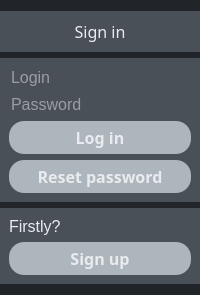
<?xml version="1.0" encoding="UTF-8"?>
<ui version="4.0">
 <class>dialog</class>
 <widget class="QDialog" name="dialog">
  <property name="geometry">
   <rect>
    <x>0</x>
    <y>0</y>
    <width>200</width>
    <height>289</height>
   </rect>
  </property>
  <property name="sizePolicy">
   <sizepolicy hsizetype="Expanding" vsizetype="Expanding">
    <horstretch>0</horstretch>
    <verstretch>0</verstretch>
   </sizepolicy>
  </property>
  <property name="minimumSize">
   <size>
    <width>200</width>
    <height>0</height>
   </size>
  </property>
  <property name="maximumSize">
   <size>
    <width>200</width>
    <height>307</height>
   </size>
  </property>
  <property name="windowTitle">
   <string>Login</string>
  </property>
  <property name="styleSheet">
   <string notr="true">* {
border: none;
background-color: transparent;
background: transparent;
padding: 0;
margin: 0;
}

#dialog {
background-color: #212529;
}

QPushButton {
border-radius: 15px;
padding: 5px 15px;
background-color:  #ADB5BD;
color: #E9ECEF;
}

QPushButton:hover{
background-color:  #6C757D;
}

QPushButton:pressed {
background-color:  #343A40;
}

#header, #mainBody, #registration {
background-color: #495057;
}

QLineEdit {
background: transparent;
color: #E9ECEF;
}

QComboBox, QLabel {
background: transparent;
background-color: #495057;
color: #E9ECEF;
}</string>
  </property>
  <layout class="QVBoxLayout" name="verticalLayout">
   <property name="leftMargin">
    <number>0</number>
   </property>
   <property name="rightMargin">
    <number>0</number>
   </property>
   <item>
    <widget class="QWidget" name="header" native="true">
     <property name="sizePolicy">
      <sizepolicy hsizetype="Expanding" vsizetype="Preferred">
       <horstretch>0</horstretch>
       <verstretch>0</verstretch>
      </sizepolicy>
     </property>
     <property name="minimumSize">
      <size>
       <width>100</width>
       <height>0</height>
      </size>
     </property>
     <layout class="QHBoxLayout" name="horizontalLayout_2">
      <item>
       <widget class="QLabel" name="label_2">
        <property name="font">
         <font>
          <family>Segoe UI Semilight</family>
          <pointsize>12</pointsize>
         </font>
        </property>
        <property name="text">
         <string>Sign in</string>
        </property>
        <property name="alignment">
         <set>Qt::AlignCenter</set>
        </property>
       </widget>
      </item>
     </layout>
    </widget>
   </item>
   <item>
    <widget class="QWidget" name="mainBody" native="true">
     <property name="sizePolicy">
      <sizepolicy hsizetype="Preferred" vsizetype="Expanding">
       <horstretch>0</horstretch>
       <verstretch>0</verstretch>
      </sizepolicy>
     </property>
     <property name="minimumSize">
      <size>
       <width>0</width>
       <height>0</height>
      </size>
     </property>
     <layout class="QVBoxLayout" name="verticalLayout_2">
      <item>
       <widget class="QLineEdit" name="login">
        <property name="font">
         <font>
          <pointsize>12</pointsize>
         </font>
        </property>
        <property name="text">
         <string/>
        </property>
        <property name="maxLength">
         <number>30</number>
        </property>
        <property name="placeholderText">
         <string>Login</string>
        </property>
       </widget>
      </item>
      <item>
       <widget class="QLineEdit" name="pss">
        <property name="font">
         <font>
          <pointsize>12</pointsize>
         </font>
        </property>
        <property name="placeholderText">
         <string>Password</string>
        </property>
       </widget>
      </item>
      <item>
       <widget class="QPushButton" name="loginBtn">
        <property name="sizePolicy">
         <sizepolicy hsizetype="Expanding" vsizetype="Fixed">
          <horstretch>0</horstretch>
          <verstretch>0</verstretch>
         </sizepolicy>
        </property>
        <property name="font">
         <font>
          <family>Segoe UI Semibold</family>
          <pointsize>12</pointsize>
          <bold>true</bold>
         </font>
        </property>
        <property name="cursor">
         <cursorShape>PointingHandCursor</cursorShape>
        </property>
        <property name="text">
         <string>Log in</string>
        </property>
       </widget>
      </item>
      <item>
       <widget class="QPushButton" name="resetPassBtn">
        <property name="sizePolicy">
         <sizepolicy hsizetype="Expanding" vsizetype="Fixed">
          <horstretch>0</horstretch>
          <verstretch>0</verstretch>
         </sizepolicy>
        </property>
        <property name="font">
         <font>
          <family>Segoe UI Semibold</family>
          <pointsize>12</pointsize>
          <bold>true</bold>
         </font>
        </property>
        <property name="cursor">
         <cursorShape>PointingHandCursor</cursorShape>
        </property>
        <property name="text">
         <string>Reset password</string>
        </property>
       </widget>
      </item>
     </layout>
    </widget>
   </item>
   <item>
    <widget class="QWidget" name="registration" native="true">
     <property name="sizePolicy">
      <sizepolicy hsizetype="Expanding" vsizetype="Expanding">
       <horstretch>0</horstretch>
       <verstretch>0</verstretch>
      </sizepolicy>
     </property>
     <layout class="QVBoxLayout" name="verticalLayout_3">
      <item>
       <widget class="QLabel" name="label_3">
        <property name="font">
         <font>
          <pointsize>12</pointsize>
         </font>
        </property>
        <property name="text">
         <string>Firstly?</string>
        </property>
       </widget>
      </item>
      <item>
       <widget class="QPushButton" name="pushButton">
        <property name="sizePolicy">
         <sizepolicy hsizetype="Expanding" vsizetype="Fixed">
          <horstretch>0</horstretch>
          <verstretch>0</verstretch>
         </sizepolicy>
        </property>
        <property name="font">
         <font>
          <family>Segoe UI Semibold</family>
          <pointsize>12</pointsize>
          <bold>true</bold>
         </font>
        </property>
        <property name="cursor">
         <cursorShape>PointingHandCursor</cursorShape>
        </property>
        <property name="text">
         <string>Sign up</string>
        </property>
       </widget>
      </item>
     </layout>
    </widget>
   </item>
  </layout>
 </widget>
 <resources/>
 <connections/>
</ui>
